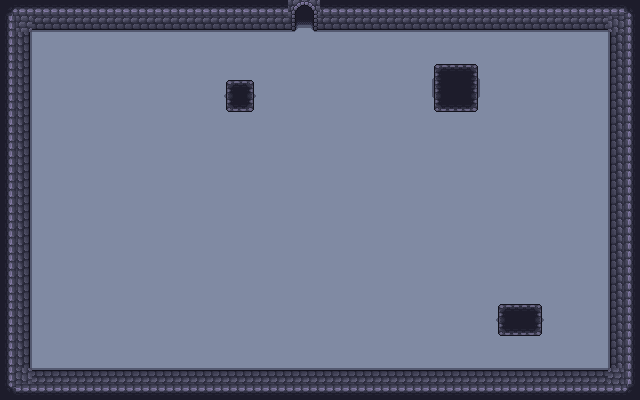

This game map was drawn from its Tiled (.tmx) file and the tilesets committed beside it. A one-line description and the trimmed map source follow:
An orthogonal 40x25 tile map with 16x16 px tiles, 3 tile layers (floor, walls, objects), 2 tilesets and 16 objects (4x Enemy, top).

<map version="1.10" tiledversion="1.11.2" orientation="orthogonal" renderorder="right-down" width="40" height="25" tilewidth="16" tileheight="16" infinite="0" nextlayerid="7" nextobjectid="53">
 <tileset firstgid="1" source="../walls_floor.tsx" />
 <tileset firstgid="300" source="../Objects.tsx" />
 <layer id="1" name="floor" width="40" height="25">
  <data>[1000 cells, 1000 non-empty, 1 distinct tile ids]</data>
 </layer>
 <layer id="2" name="walls" width="40" height="25">
  <data>[1000 cells, 263 non-empty, 15 distinct tile ids]</data>
 </layer>
 <layer id="3" name="objects" width="40" height="25">
  <data>[1000 cells, 0 non-empty, 0 distinct tile ids]</data>
 </layer>
 <objectgroup id="5" name="entities">
  <object id="22" name="Enemy" x="118" y="81.3333">
   <point />
  </object>
  <object id="26" name="Enemy" x="558" y="68.6667">
   <point />
  </object>
  <object id="27" name="Enemy" x="137.667" y="328.333">
   <point />
  </object>
  <object id="29" name="Enemy" x="329" y="236.667">
   <point />
  </object>
 </objectgroup>
 <objectgroup id="4" name="collisions">
  <object id="1" x="225.273" y="80.1818" width="29.4545" height="32.1818" />
  <object id="2" x="431.636" y="64.1818" width="48" height="48" />
  <object id="6" x="496" y="304.182" width="48" height="32" />
  <object id="32" x="610" y="2" width="30" height="206" />
  <object id="33" x="608" y="208" width="32" height="192" />
  <object id="34" x="320" y="368" width="288" height="32" />
  <object id="38" x="0" y="368" width="318" height="32" />
  <object id="40" x="0" y="208" width="32" height="160" />
  <object id="41" x="0" y="0" width="32" height="209" />
  <object id="42" x="32" y="0" width="256" height="32" />
  <object id="43" x="320" y="0" width="288" height="32" />
 </objectgroup>
 <objectgroup id="6" name="doors">
  <object id="44" name="top" x="288" y="0" width="32" height="32" />
 </objectgroup>
</map>
